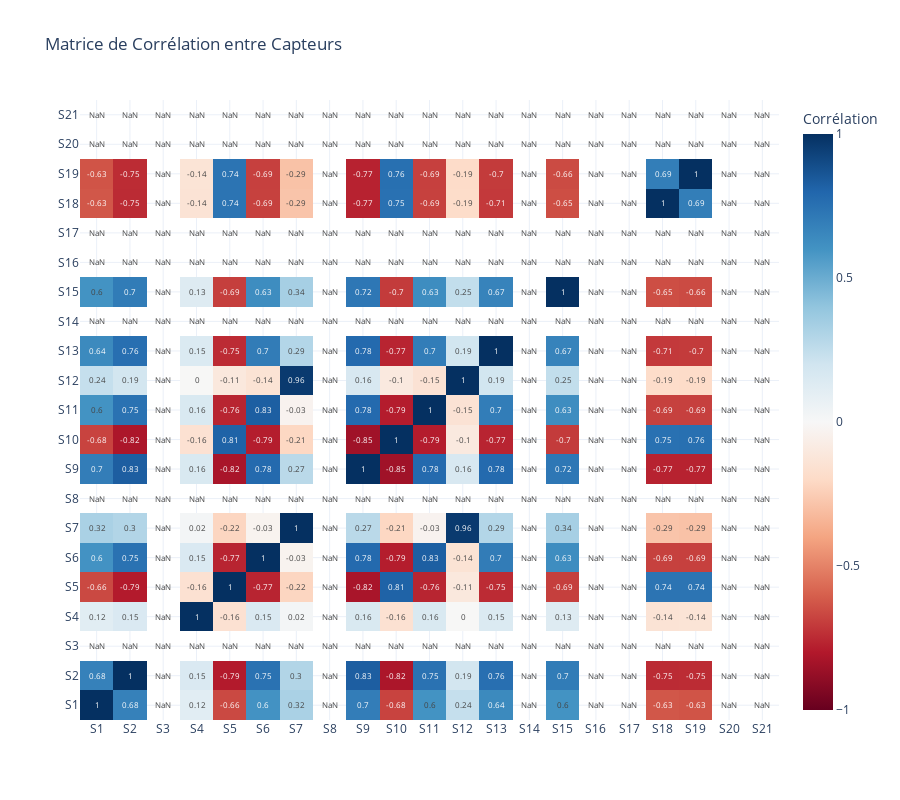

Write notebook code for a chart like this one.
### Code cell
# 3.2 Heatmap des corrélations entre capteurs
correlation_matrix = df_train_combined[sensor_columns].corr()

fig_heatmap = go.Figure(data=go.Heatmap(
    z=correlation_matrix.values,
    x=sensor_columns,
    y=sensor_columns,
    colorscale='RdBu',
    zmid=0,
    text=np.round(correlation_matrix.values, 2),
    texttemplate='%{text}',
    textfont={"size": 8},
    colorbar=dict(title="Corrélation")
))
fig_heatmap.update_layout(
    title='Matrice de Corrélation entre Capteurs',
    width=900,
    height=800,
    template='plotly_white'
)
fig_heatmap.show()

### Figure 1 — Plotly figure (JSON) as saved in the notebook; plotly's stock layout.template omitted (floating-point values rounded to 4 significant figures; data arrays with more than 128 entries replaced by an {"elided": "..."} marker saying what was removed)
{"data": [{"colorbar": {"title": {"text": "Corrélation"}}, "colorscale": [[0, "rgb(103,0,31)"], [0.1, "rgb(178,24,43)"], [0.2, "rgb(214,96,77)"], [0.3, "rgb(244,165,130)"], [0.4, "rgb(253,219,199)"], [0.5, "rgb(247,247,247)"], [0.6, "rgb(209,229,240)"], [0.7, "rgb(146,197,222)"], [0.8, "rgb(67,147,195)"], [0.9, "rgb(33,102,172)"], [1, "rgb(5,48,97)"]], "text": {"elided": "21x21 float values"}, "textfont": {"size": 8}, "texttemplate": "%{text}", "type": "heatmap", "x": ["S1", "S2", "S3", "S4", "S5", "S6", "S7", "S8", "S9", "S10", "S11", "S12", "S13", "S14", "S15", "S16", "S17", "S18", "S19", "S20", "S21"], "y": ["S1", "S2", "S3", "S4", "S5", "S6", "S7", "S8", "S9", "S10", "S11", "S12", "S13", "S14", "S15", "S16", "S17", "S18", "S19", "S20", "S21"], "z": {"elided": "21x21 float values"}, "zmid": 0}], "layout": {"height": 800, "title": {"text": "Matrice de Corrélation entre Capteurs"}, "width": 900}}
